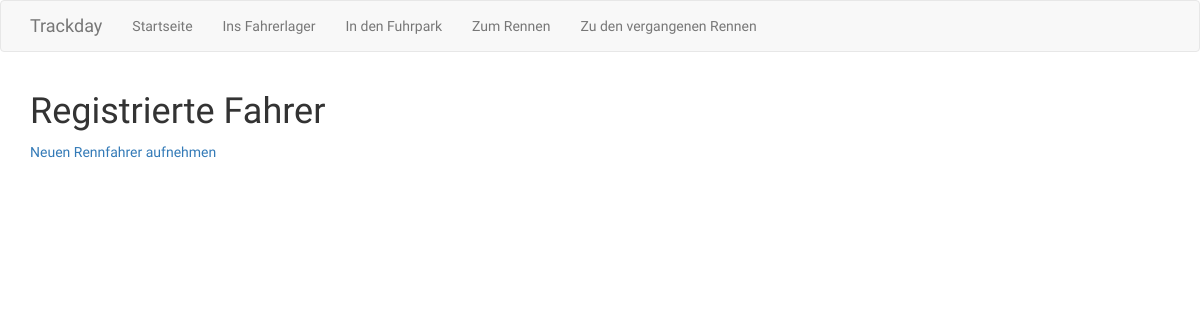
/racers, run on an earlier commit of the app's database.
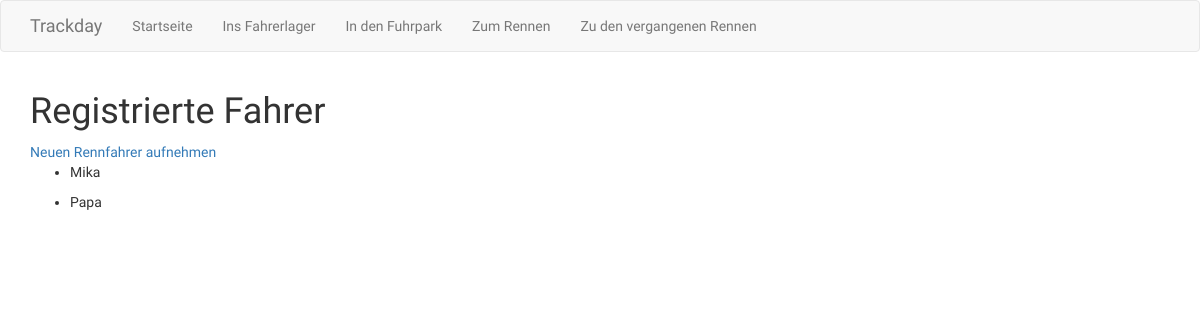
And on a later commit of the database.
### app/models.py (models this page shows)
class Racer(db.Model):
  id = db.Column(db.Integer, primary_key=True)
  name = db.Column(db.String(64), index=True, unique=True)
  def __repr__(self):
    return '<Racer {}>'.format(self.name)

### app/routes.py (the view)
@app.route('/racers')
def racers():
  racers = Racer.query.all()
  app.logger.info('got racers:' + repr(racers))
  return render_template('racers.html', title='Fahrer', racers=racers)

### app/templates/racers.html
{% extends "base.html" %}
{% block app_content %}
  <h1>Registrierte Fahrer</h1>
  <a href="{{ url_for('racer_registration') }}">Neuen Rennfahrer aufnehmen</a>
  {% for racer in racers %}
  <div class = "racer">
    <div class = "racer-data">
      <ul>
        <li>{{ racer.name }}</li>
      </ul>
    </div>
  </div>
  {% endfor %}
{% endblock %}

What changed in the data, as far as the page shows it:
added Racer: name "Mika"
added Racer: name "Papa"
